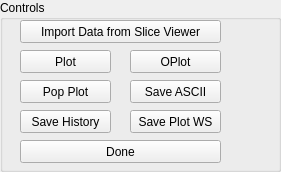
     <widget class="QGroupBox" name="MPLgroupBoxControls">
      <property name="sizePolicy">
       <sizepolicy hsizetype="Preferred" vsizetype="Expanding">
        <horstretch>0</horstretch>
        <verstretch>0</verstretch>
       </sizepolicy>
      </property>
      <property name="minimumSize">
       <size>
        <width>281</width>
        <height>150</height>
       </size>
      </property>
      <property name="maximumSize">
       <size>
        <width>231</width>
        <height>200</height>
       </size>
      </property>
      <property name="title">
       <string>Controls</string>
      </property>
      <widget class="QPushButton" name="MPLpushButtonDone">
       <property name="geometry">
        <rect>
         <x>20</x>
         <y>140</y>
         <width>201</width>
         <height>23</height>
        </rect>
       </property>
       <property name="text">
        <string>Done</string>
       </property>
      </widget>
      <widget class="QPushButton" name="MPLpushButtonOPlot">
       <property name="geometry">
        <rect>
         <x>130</x>
         <y>50</y>
         <width>91</width>
         <height>23</height>
        </rect>
       </property>
       <property name="text">
        <string>OPlot</string>
       </property>
      </widget>
      <widget class="QPushButton" name="MPLpushButtonPlot">
       <property name="geometry">
        <rect>
         <x>20</x>
         <y>50</y>
         <width>91</width>
         <height>23</height>
        </rect>
       </property>
       <property name="text">
        <string>Plot</string>
       </property>
      </widget>
      <widget class="QPushButton" name="MPLpushButtonPopPlot">
       <property name="geometry">
        <rect>
         <x>20</x>
         <y>80</y>
         <width>91</width>
         <height>23</height>
        </rect>
       </property>
       <property name="text">
        <string>Pop Plot</string>
       </property>
      </widget>
      <widget class="QPushButton" name="MPLpushButtonSaveASCII">
       <property name="geometry">
        <rect>
         <x>130</x>
         <y>80</y>
         <width>91</width>
         <height>23</height>
        </rect>
       </property>
       <property name="text">
        <string>Save ASCII</string>
       </property>
      </widget>
      <widget class="QPushButton" name="MPLpushButtonImportData">
       <property name="geometry">
        <rect>
         <x>20</x>
         <y>20</y>
         <width>201</width>
         <height>23</height>
        </rect>
       </property>
       <property name="text">
        <string>Import Data from Slice Viewer</string>
       </property>
      </widget>
      <widget class="QPushButton" name="MPLpushButtonSavePlotWS">
       <property name="geometry">
        <rect>
         <x>130</x>
         <y>110</y>
         <width>91</width>
         <height>23</height>
        </rect>
       </property>
       <property name="text">
        <string>Save Plot WS</string>
       </property>
      </widget>
      <widget class="QPushButton" name="MPLpushButtonSaveHistory">
       <property name="geometry">
        <rect>
         <x>20</x>
         <y>110</y>
         <width>91</width>
         <height>23</height>
        </rect>
       </property>
       <property name="text">
        <string>Save History</string>
       </property>
      </widget>
     </widget>
